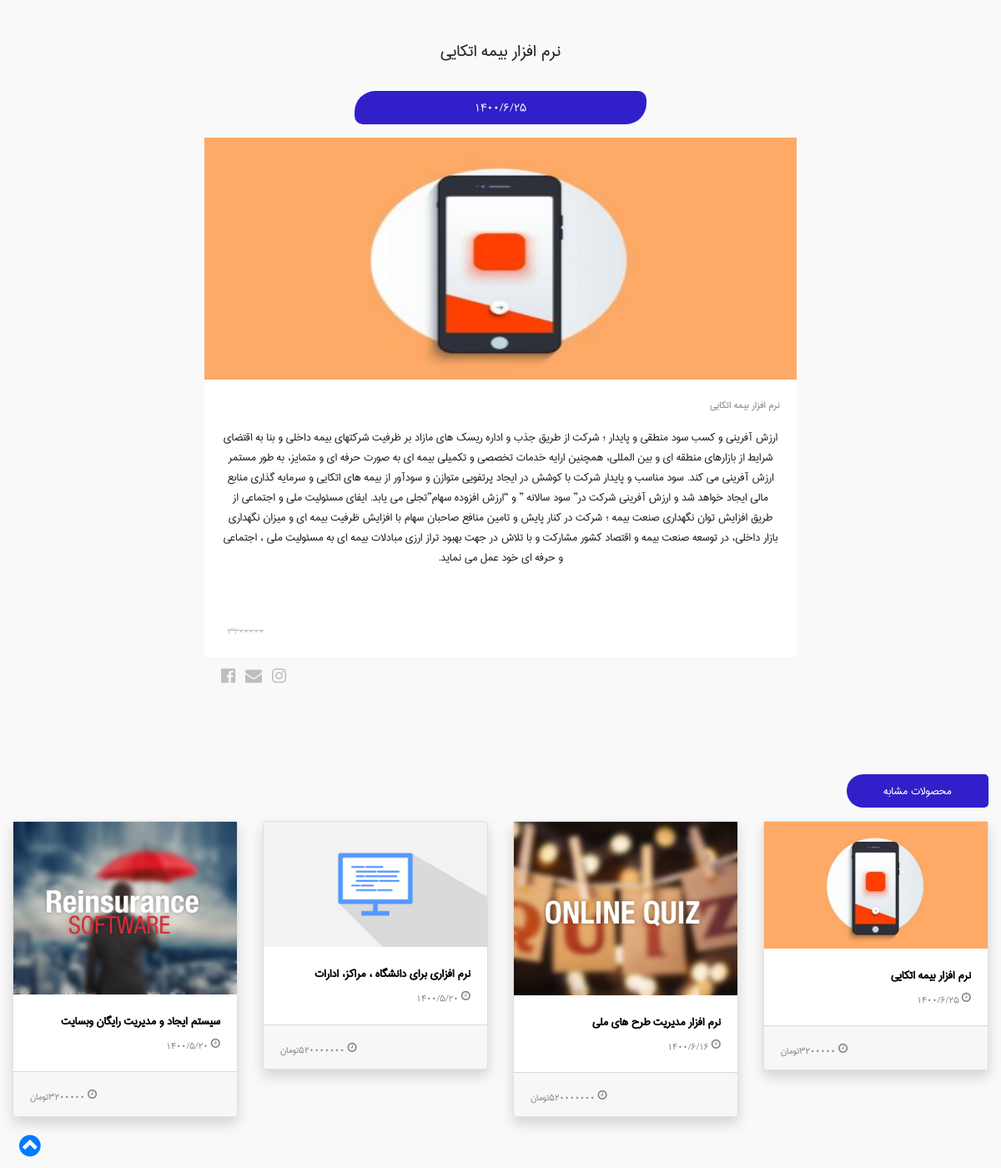
Screenshot of /details-products.php?id=7 with the database file from the repository.
### tables this page shows
CREATE TABLE `product` (
  `id` int(11) NOT NULL,
  `title` varchar(50) NOT NULL,
  `body` text NOT NULL,
  `price` double NOT NULL,
  `created` varchar(50) NOT NULL
);

CREATE TABLE `product_pic` (
  `id` int(11) NOT NULL,
  `pic` varchar(50) NOT NULL,
  `fk_product` int(11) NOT NULL
);

### models/connect.php (called while the page is built, shortened)
<?php
class Dbconnection
{
	private $host="localhost";
	private $user="root";
	private $pass="";
	private $db="kosharayan";
	private $char="utf8";
	protected $connection;
	public function __construct()
	{
		if(!isset($this->connection))
		{
			$this->connection= new PDO("mysql:host=".$this->host.";dbname=".$this->db.";charset=".$this->char,$this->user , $this->pass);
			        return $this->connection;
		}
	}
}
?>

### models/product.php (called while the page is built, shortened)
<?php
require_once('connect.php');
class Product extends Dbconnection
{
    public function getById($id)
    {
        $sql = "SELECT * FROM  product where id=". $id;
        $q = $this->connection->prepare($sql);
        $q->execute(array(':id' => $id));
        $data = $q->fetch(PDO::FETCH_ASSOC);
        return $data;
    }
}
?>

### models/product-pic.php (called while the page is built, shortened)
<?php
require_once('connect.php');
class Productpic extends Dbconnection
{
    public function showproduct()
    {
        $data = array();
        $sql = "SELECT * FROM  product ,`product_pic` where product.id= product_pic.fk_product  ORDER BY created DESC limit 4 ";
        $q = $this->connection->query($sql) or die("failed!");
        while ($r = $q->fetch(PDO::FETCH_ASSOC)) {
            $data[] = $r;
        }
        return $data;
    }
    public function getByPic($id)
    {
        $sql = "SELECT * FROM product_pic WHERE fk_product=" . $id;
        $q = $this->connection->prepare($sql);
        $q->execute(array(':fk_product' => $id));
        $data = $q->fetch(PDO::FETCH_ASSOC);
        return $data;
    }
}
?>

### details-products.php (the view, shortened to what this page needs)
<?php
include_once('models/product.php');
include_once('models/product-pic.php');
$pro = new Product();
$product = new Productpic();
if (isset($_GET['id']))
{
$id = $_GET['id'];
$rows = $pro->getById($id);
$row = $product->getByPic($id);
?>
<!doctype html>
<html>
<head>
    <link rel="stylesheet" href="css/bootstrap.min.css">
    <link rel="stylesheet" href="css/bootstrap-rtl.css">
    <link rel="stylesheet" href="css/style.css">
    <link rel="stylesheet" href="https://cdnjs.cloudflare.com/ajax/libs/font-awesome/4.7.0/css/font-awesome.min.css">
</head>
<body>
<div class="container mt-5">
    <div class="row">
        <div class="col-12 text-center mb-3">
            <h4><?php echo $rows['title']; ?>  </h4>
        </div>
    </div>
    <div class="row d-flex justify-content-around mt-2">
        <div class="col-12 col-lg-4 text-center">
            <div class="card border-0 text-white py-2 mb-3"
                 style="border-radius: 25px 10px 25px 10px; background-color: #3120C9"> <?php echo $rows['created']; ?> </div>
        </div>
    </div>
    <div class="container">
        <div class="row d-flex justify-content-center">
            <div class="col-12 col-md-8">
                <div class="card border-0">
                    <img src="<?php echo 'controlPanel\admin_area\products\/'.$row['pic']; ?>" height="290">
                    <div class="card-body">
                        <p class="card-text mb-3"
                           style="color: #878484; font-size: 14px"> <?php echo $rows['title']; ?> </p>
                        <p class="text-center">
                            <?php echo $rows['body']; ?>
                        </p>
                        <div class="float-left mt-5">
                            <del style="color: #C0C0C0;font-size: 13px; margin-left: 8px">  <?php echo $rows['price']; ?> </del>
                        </div>
                    </div>
                    <?php }
                    ?>
                    <div class="card-footer border-0 text-left" style="background-color: #f9f9f9">
                        <i class="fa fa-instagram align-middle ml-2" style="font-size: 20px;color: #BEBEBE "></i>
                        <i class="fa fa-envelope align-middle ml-2" style="font-size: 20px;color: #BEBEBE "></i>
                        <i class="fa fa-facebook-official align-middle" style="font-size: 20px;color: #BEBEBE "></i>
                    </div>
                </div>
            </div>
        </div>
    </div>
</div>
<div class="container-fluid z-matlab-khbr">
    <div class="row">
        <div class="col-2">
            <p class="py-2 text-white px-2 text-center"
               style="border-radius: 20px 5px 5px 20px; background-color: #3120C9"> محصولات مشابه </p>
        </div>
    </div>
    <div class="row">
        <?php
        include_once('models/product.php');
        include_once('models/product-pic.php');
        $product = new Productpic();
        $row = $product->showproduct();
        foreach ($row as $row) {
            ?>
            <div class="col-12 col-md-6 col-lg-4 col-xl-3">
                <div class="card mb-3 shadow">
                    <img src="<?php echo 'controlPanel\admin_area\products\/'.$row['pic']; ?>" class="img-fluid">
                    <div class="card-body" style="font-size: 14px">
                        <div class="card-text">
                            <strong><a href="details-products.php?id=<?php echo $row['fk_product']; ?>"
                                       style="color: #000"> <?php echo $row['title']; ?></a> </strong>
                            <p class="mb-0 mt-2" style="color: #878484; font-size: 13px"><i
                                        class="fa fa-clock-o align-middle"> </i> <?php echo $row['created']; ?> </p>
                        </div>
                    </div>
                    <div class="card-footer">
                        <div class="float-left">
                            <p class="mb-0 mt-2" style="color: #878484; font-size: 13px"><i
                                        class="fa fa-clock-o align-middle"> </i> <?php echo $row['price'] . "تومان"; ?>
                            </p>
                        </div>
                    </div>
                </div>
            </div>
        <?php } ?>
    </div>
</div>
<div class="container-fluid btn-back">
    <div class="row ">
        <div class="col-12 d-flex justify-content-end">
            <a href="#back" class="ml-2" style="font-size: 30px;">
                <i class="fa fa-chevron-circle-up align-middle;"></i>
            </a>
        </div>
    </div>
</div>
</body>
</html>

### css/style.css (style rules this page uses)
body { background-color: #F9F9F9; font-family:IS; }
a { text-decoration: none !important; }
.card-text { overflow: hidden; }
.z-khabar a, strong { font-size: 16px !important; }
.z-matlab-khbr { margin-top: 90px !important; }

### rows the page displays
product: title "نرم افزار بیمه اتکایی", created "1400/6/25", body "ارزش آفريني و كسب سود منطقي و پايدار ؛ شرکت از طریق جذب و اداره ریسک های مازاد بر ظرفیت شرکتهای بیمه داخلی و بنا به اقتضای شرایط از بازارهای منطقه ای و بین المللی، همچنین ارایه خدمات تخصصی و تکمیلی بیمه ای به صورت حرفه ای و متمایز، به طور مستمر ارزش آفرینی می کند. سود مناسب و پایدار شرکت با کوشش در ایجاد پرتفویی متوازن و سودآور از بیمه های اتکایی و سرمایه گذاری منابع مالی ایجاد خواهد شد و ارزش آفرینی شرکت در” سود سالانه ” و “ارزش افزوده سهام”تجلی می یابد. ايفاي مسئوليت ملي و اجتماعي از طريق افزايش توان نگهداري صنعت بيمه ؛ شرکت در کنار پایش و تامین منافع صاحبان سهام با افزایش ظرفیت بیمه ای و میزان نگهداری بازار داخلی، در توسعه صنعت بیمه و اقتصاد کشور مشارکت و با تلاش در جهت بهبود تراز ارزی…", price "3200000"
product_pic: pic (picture), fk_product.title "نرم افزار بیمه اتکایی", fk_product.created "1400/6/25", fk_product.price "3200000"
product_pic: pic (picture), fk_product.title "نرم افزار مدیریت طرح های ملی", fk_product.created "1400/6/16", fk_product.price "520000000"
product_pic: pic (picture), fk_product.title "نرم افزاری برای دانشگاه ، مراکز، ادارات", fk_product.created "1400/5/20", fk_product.price "520000000"
product_pic: pic (picture), fk_product.title "سیستم ایجاد و مدیریت رایگان وبسایت", fk_product.created "1400/5/20", fk_product.price "3200000"
